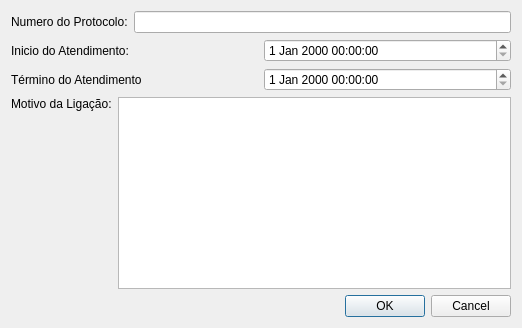
<?xml version="1.0" encoding="UTF-8"?>
<ui version="4.0">
 <class>ProtocolDialog</class>
 <widget class="QDialog" name="ProtocolDialog">
  <property name="geometry">
   <rect>
    <x>0</x>
    <y>0</y>
    <width>522</width>
    <height>328</height>
   </rect>
  </property>
  <property name="windowTitle">
   <string/>
  </property>
  <layout class="QVBoxLayout" name="verticalLayout">
   <item>
    <layout class="QHBoxLayout" name="horizontalLayout">
     <item>
      <widget class="QLabel" name="label">
       <property name="text">
        <string>Numero do Protocolo:</string>
       </property>
      </widget>
     </item>
     <item>
      <widget class="QLineEdit" name="inputNumber"/>
     </item>
    </layout>
   </item>
   <item>
    <layout class="QHBoxLayout" name="horizontalLayout_2">
     <item>
      <widget class="QLabel" name="label_3">
       <property name="text">
        <string>Inicio do Atendimento:</string>
       </property>
      </widget>
     </item>
     <item>
      <widget class="QDateTimeEdit" name="inputStart">
       <property name="calendarPopup">
        <bool>false</bool>
       </property>
      </widget>
     </item>
    </layout>
   </item>
   <item>
    <layout class="QHBoxLayout" name="horizontalLayout_3">
     <item>
      <widget class="QLabel" name="label_4">
       <property name="text">
        <string>Término do Atendimento</string>
       </property>
      </widget>
     </item>
     <item>
      <widget class="QDateTimeEdit" name="inputEnd">
       <property name="calendarPopup">
        <bool>false</bool>
       </property>
      </widget>
     </item>
    </layout>
   </item>
   <item>
    <layout class="QHBoxLayout" name="horizontalLayout_4">
     <item>
      <widget class="QLabel" name="label_2">
       <property name="text">
        <string>Motivo da Ligação:</string>
       </property>
       <property name="alignment">
        <set>Qt::AlignLeading|Qt::AlignLeft|Qt::AlignTop</set>
       </property>
      </widget>
     </item>
     <item>
      <widget class="QTextEdit" name="inputReason"/>
     </item>
    </layout>
   </item>
   <item>
    <layout class="QHBoxLayout" name="horizontalLayout_5">
     <item>
      <spacer name="horizontalSpacer">
       <property name="orientation">
        <enum>Qt::Horizontal</enum>
       </property>
       <property name="sizeHint" stdset="0">
        <size>
         <width>40</width>
         <height>20</height>
        </size>
       </property>
      </spacer>
     </item>
     <item>
      <widget class="QDialogButtonBox" name="buttonBox">
       <property name="standardButtons">
        <set>QDialogButtonBox::Cancel|QDialogButtonBox::Ok</set>
       </property>
      </widget>
     </item>
    </layout>
   </item>
  </layout>
 </widget>
 <resources/>
 <connections/>
</ui>
